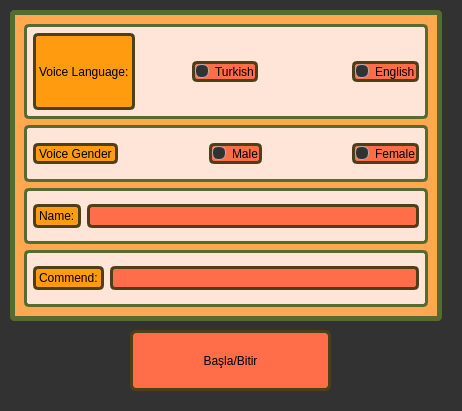
<?xml version="1.0" encoding="UTF-8"?>
<ui version="4.0">
 <class>voiceRecorderDialog</class>
 <widget class="QDialog" name="voiceRecorderDialog">
  <property name="geometry">
   <rect>
    <x>0</x>
    <y>0</y>
    <width>462</width>
    <height>411</height>
   </rect>
  </property>
  <property name="windowTitle">
   <string>Dialog</string>
  </property>
  <property name="styleSheet">
   <string notr="true">QToolTip
{
     border: 1px solid black;
     background-color: #ffa02f;
     padding: 1px;
     border-radius: 3px;
     opacity: 100;
}

QWidget
{
    color: #b1b1b1;
    background-color: #323232;
}

QTreeView, QListView
{
    background-color: silver;
    margin-left: 5px;
}

QWidget:item:hover
{
    background-color: QLinearGradient( x1: 0, y1: 0, x2: 0, y2: 1, stop: 0 #ffa02f, stop: 1 #ca0619);
    color: #000000;
}

QWidget:item:selected
{
    background-color: QLinearGradient( x1: 0, y1: 0, x2: 0, y2: 1, stop: 0 #ffa02f, stop: 1 #d7801a);
}

QMenuBar::item
{
    background: transparent;
}

QMenuBar::item:selected
{
    background: transparent;
    border: 1px solid #ffaa00;
}

QMenuBar::item:pressed
{
    background: #444;
    border: 1px solid #000;
    background-color: QLinearGradient(
        x1:0, y1:0,
        x2:0, y2:1,
        stop:1 #212121,
        stop:0.4 #343434/*,
        stop:0.2 #343434,
        stop:0.1 #ffaa00*/
    );
    margin-bottom:-1px;
    padding-bottom:1px;
}

QMenu
{
    border: 1px solid #000;
}

QMenu::item
{
    padding: 2px 20px 2px 20px;
}

QMenu::item:selected
{
    color: #000000;
}

QWidget:disabled
{
    color: #808080;
    background-color: #323232;
}

QAbstractItemView
{
    background-color: QLinearGradient( x1: 0, y1: 0, x2: 0, y2: 1, stop: 0 #4d4d4d, stop: 0.1 #646464, stop: 1 #5d5d5d);
}

QWidget:focus
{
    /*border: 1px solid darkgray;*/
}

QLineEdit
{
    background-color: QLinearGradient( x1: 0, y1: 0, x2: 0, y2: 1, stop: 0 #4d4d4d, stop: 0 #646464, stop: 1 #5d5d5d);
    padding: 1px;
    border-style: solid;
    border: 1px solid #1e1e1e;
    border-radius: 5;
}

QPushButton
{
    color: #b1b1b1;
    background-color: QLinearGradient( x1: 0, y1: 0, x2: 0, y2: 1, stop: 0 #565656, stop: 0.1 #525252, stop: 0.5 #4e4e4e, stop: 0.9 #4a4a4a, stop: 1 #464646);
    border-width: 1px;
    border-color: #1e1e1e;
    border-style: solid;
    border-radius: 6;
    padding: 3px;
    font-size: 12px;
    padding-left: 5px;
    padding-right: 5px;
    min-width: 40px;
}

QPushButton:pressed
{
    background-color: QLinearGradient( x1: 0, y1: 0, x2: 0, y2: 1, stop: 0 #2d2d2d, stop: 0.1 #2b2b2b, stop: 0.5 #292929, stop: 0.9 #282828, stop: 1 #252525);
}

QComboBox
{
    selection-background-color: #ffaa00;
    background-color: QLinearGradient( x1: 0, y1: 0, x2: 0, y2: 1, stop: 0 #565656, stop: 0.1 #525252, stop: 0.5 #4e4e4e, stop: 0.9 #4a4a4a, stop: 1 #464646);
    border-style: solid;
    border: 1px solid #1e1e1e;
    border-radius: 5;
}

QComboBox:hover,QPushButton:hover
{
    border: 2px solid QLinearGradient( x1: 0, y1: 0, x2: 0, y2: 1, stop: 0 #ffa02f, stop: 1 #d7801a);
}


QComboBox:on
{
    padding-top: 3px;
    padding-left: 4px;
    background-color: QLinearGradient( x1: 0, y1: 0, x2: 0, y2: 1, stop: 0 #2d2d2d, stop: 0.1 #2b2b2b, stop: 0.5 #292929, stop: 0.9 #282828, stop: 1 #252525);
    selection-background-color: #ffaa00;
}

QComboBox QAbstractItemView
{
    border: 2px solid darkgray;
    selection-background-color: QLinearGradient( x1: 0, y1: 0, x2: 0, y2: 1, stop: 0 #ffa02f, stop: 1 #d7801a);
}

QComboBox::drop-down
{
     subcontrol-origin: padding;
     subcontrol-position: top right;
     width: 15px;

     border-left-width: 0px;
     border-left-color: darkgray;
     border-left-style: solid; /* just a single line */
     border-top-right-radius: 3px; /* same radius as the QComboBox */
     border-bottom-right-radius: 3px;
 }

QComboBox::down-arrow
{
     image: url(:/qss_icons/DarkOrange/down_arrow.png);
}

QGroupBox
{
    border: 1px solid darkgray;
    margin-top: 10px;
}

QGroupBox:focus
{
    border: 1px solid darkgray;
}

QTextEdit:focus
{
    border: 1px solid darkgray;
}

QScrollBar:horizontal {
     border: 1px solid #222222;
     background: QLinearGradient( x1: 0, y1: 0, x2: 0, y2: 1, stop: 0.0 #121212, stop: 0.2 #282828, stop: 1 #484848);
     height: 7px;
     margin: 0px 16px 0 16px;
}

QScrollBar::handle:horizontal
{
      background: QLinearGradient( x1: 0, y1: 0, x2: 1, y2: 0, stop: 0 #ffa02f, stop: 0.5 #d7801a, stop: 1 #ffa02f);
      min-height: 20px;
      border-radius: 2px;
}

QScrollBar::add-line:horizontal {
      border: 1px solid #1b1b19;
      border-radius: 2px;
      background: QLinearGradient( x1: 0, y1: 0, x2: 1, y2: 0, stop: 0 #ffa02f, stop: 1 #d7801a);
      width: 14px;
      subcontrol-position: right;
      subcontrol-origin: margin;
}

QScrollBar::sub-line:horizontal {
      border: 1px solid #1b1b19;
      border-radius: 2px;
      background: QLinearGradient( x1: 0, y1: 0, x2: 1, y2: 0, stop: 0 #ffa02f, stop: 1 #d7801a);
      width: 14px;
     subcontrol-position: left;
     subcontrol-origin: margin;
}

QScrollBar::right-arrow:horizontal, QScrollBar::left-arrow:horizontal
{
      border: 1px solid black;
      width: 1px;
      height: 1px;
      background: white;
}

QScrollBar::add-page:horizontal, QScrollBar::sub-page:horizontal
{
      background: none;
}

QScrollBar:vertical
{
      background: QLinearGradient( x1: 0, y1: 0, x2: 1, y2: 0, stop: 0.0 #121212, stop: 0.2 #282828, stop: 1 #484848);
      width: 7px;
      margin: 16px 0 16px 0;
      border: 1px solid #222222;
}

QScrollBar::handle:vertical
{
      background: QLinearGradient( x1: 0, y1: 0, x2: 0, y2: 1, stop: 0 #ffa02f, stop: 0.5 #d7801a, stop: 1 #ffa02f);
      min-height: 20px;
      border-radius: 2px;
}

QScrollBar::add-line:vertical
{
      border: 1px solid #1b1b19;
      border-radius: 2px;
      background: QLinearGradient( x1: 0, y1: 0, x2: 0, y2: 1, stop: 0 #ffa02f, stop: 1 #d7801a);
      height: 14px;
      subcontrol-position: bottom;
      subcontrol-origin: margin;
}

QScrollBar::sub-line:vertical
{
      border: 1px solid #1b1b19;
      border-radius: 2px;
      background: QLinearGradient( x1: 0, y1: 0, x2: 0, y2: 1, stop: 0 #d7801a, stop: 1 #ffa02f);
      height: 14px;
      subcontrol-position: top;
      subcontrol-origin: margin;
}

QScrollBar::up-arrow:vertical, QScrollBar::down-arrow:vertical
{
      border: 1px solid black;
      width: 1px;
      height: 1px;
      background: white;
}


QScrollBar::add-page:vertical, QScrollBar::sub-page:vertical
{
      background: none;
}

QTextEdit
{
    background-color: #242424;
}

QPlainTextEdit
{
    background-color: #242424;
}

QHeaderView::section
{
    background-color: QLinearGradient(x1:0, y1:0, x2:0, y2:1, stop:0 #616161, stop: 0.5 #505050, stop: 0.6 #434343, stop:1 #656565);
    color: white;
    padding-left: 4px;
    border: 1px solid #6c6c6c;
}

QCheckBox:disabled
{
color: #414141;
}

QDockWidget::title
{
    text-align: center;
    spacing: 3px; /* spacing between items in the tool bar */
    background-color: QLinearGradient(x1:0, y1:0, x2:0, y2:1, stop:0 #323232, stop: 0.5 #242424, stop:1 #323232);
}

QDockWidget::close-button, QDockWidget::float-button
{
    text-align: center;
    spacing: 1px; /* spacing between items in the tool bar */
    background-color: QLinearGradient(x1:0, y1:0, x2:0, y2:1, stop:0 #323232, stop: 0.5 #242424, stop:1 #323232);
}

QDockWidget::close-button:hover, QDockWidget::float-button:hover
{
    background: #242424;
}

QDockWidget::close-button:pressed, QDockWidget::float-button:pressed
{
    padding: 1px -1px -1px 1px;
}

QMainWindow::separator
{
    background-color: QLinearGradient(x1:0, y1:0, x2:0, y2:1, stop:0 #161616, stop: 0.5 #151515, stop: 0.6 #212121, stop:1 #343434);
    color: white;
    padding-left: 4px;
    border: 1px solid #4c4c4c;
    spacing: 3px; /* spacing between items in the tool bar */
}

QMainWindow::separator:hover
{

    background-color: QLinearGradient(x1:0, y1:0, x2:0, y2:1, stop:0 #d7801a, stop:0.5 #b56c17 stop:1 #ffa02f);
    color: white;
    padding-left: 4px;
    border: 1px solid #6c6c6c;
    spacing: 3px; /* spacing between items in the tool bar */
}

QToolBar::handle
{
     spacing: 3px; /* spacing between items in the tool bar */
     background: url(:/qss_icons/DarkOrange/handle.png);
}

QMenu::separator
{
    height: 2px;
    background-color: QLinearGradient(x1:0, y1:0, x2:0, y2:1, stop:0 #161616, stop: 0.5 #151515, stop: 0.6 #212121, stop:1 #343434);
    color: white;
    padding-left: 4px;
    margin-left: 10px;
    margin-right: 5px;
}

QProgressBar
{
    border: 2px solid grey;
    border-radius: 5px;
    text-align: center;
}

QProgressBar::chunk
{
    background-color: #d7801a;
    width: 2.15px;
    margin: 0.5px;
}

QTabBar::tab {
    color: #b1b1b1;
    border: 1px solid #444;
    border-bottom-style: none;
    background-color: #323232;
    padding-left: 10px;
    padding-right: 10px;
    padding-top: 3px;
    padding-bottom: 2px;
    margin-right: -1px;
}

QTabWidget::pane {
    border: 1px solid #444;
    top: 1px;
}

QTabBar::tab:last
{
    margin-right: 0; /* the last selected tab has nothing to overlap with on the right */
    border-top-right-radius: 3px;
}

QTabBar::tab:first:!selected
{
 margin-left: 0px; /* the last selected tab has nothing to overlap with on the right */


    border-top-left-radius: 3px;
}

QTabBar::tab:!selected
{
    color: #b1b1b1;
    border-bottom-style: solid;
    margin-top: 3px;
    background-color: QLinearGradient(x1:0, y1:0, x2:0, y2:1, stop:1 #212121, stop:.4 #343434);
}

QTabBar::tab:selected
{
    border-top-left-radius: 3px;
    border-top-right-radius: 3px;
    margin-bottom: 0px;
}

QTabBar::tab:!selected:hover
{
    /*border-top: 2px solid #ffaa00;
    padding-bottom: 3px;*/
    border-top-left-radius: 3px;
    border-top-right-radius: 3px;
    background-color: QLinearGradient(x1:0, y1:0, x2:0, y2:1, stop:1 #212121, stop:0.4 #343434, stop:0.2 #343434, stop:0.1 #ffaa00);
}

QRadioButton::indicator:checked, QRadioButton::indicator:unchecked{
    color: #b1b1b1;
    background-color: #323232;
    border: 1px solid #b1b1b1;
    border-radius: 6px;
}

QRadioButton::indicator:checked
{
    background-color: qradialgradient(
        cx: 0.5, cy: 0.5,
        fx: 0.5, fy: 0.5,
        radius: 1.0,
        stop: 0.25 #ffaa00,
        stop: 0.3 #323232
    );
}

QCheckBox::indicator{
    color: #b1b1b1;
    background-color: #323232;
    border: 1px solid #b1b1b1;
    width: 9px;
    height: 9px;
}

QRadioButton::indicator
{
    border-radius: 6px;
}

QRadioButton::indicator:hover, QCheckBox::indicator:hover
{
    border: 1px solid #ffaa00;
}

QCheckBox::indicator:checked
{
    image:url(:/qss_icons/DarkOrange/checkbox.png);
}

QCheckBox::indicator:disabled, QRadioButton::indicator:disabled
{
    border: 1px solid #444;
}


QSlider::groove:horizontal {
    border: 1px solid #3A3939;
    height: 8px;
    background: #201F1F;
    margin: 2px 0;
    border-radius: 2px;
}

QSlider::handle:horizontal {
    background: QLinearGradient( x1: 0, y1: 0, x2: 0, y2: 1,
      stop: 0.0 silver, stop: 0.2 #a8a8a8, stop: 1 #727272);
    border: 1px solid #3A3939;
    width: 14px;
    height: 14px;
    margin: -4px 0;
    border-radius: 2px;
}

QSlider::groove:vertical {
    border: 1px solid #3A3939;
    width: 8px;
    background: #201F1F;
    margin: 0 0px;
    border-radius: 2px;
}

QSlider::handle:vertical {
    background: QLinearGradient( x1: 0, y1: 0, x2: 0, y2: 1, stop: 0.0 silver,
      stop: 0.2 #a8a8a8, stop: 1 #727272);
    border: 1px solid #3A3939;
    width: 14px;
    height: 14px;
    margin: 0 -4px;
    border-radius: 2px;
}

QAbstractSpinBox {
    padding-top: 2px;
    padding-bottom: 2px;
    border: 1px solid darkgray;

    border-radius: 2px;
    min-width: 50px;
}</string>
  </property>
  <widget class="QFrame" name="frameFilter">
   <property name="geometry">
    <rect>
     <x>10</x>
     <y>10</y>
     <width>432</width>
     <height>311</height>
    </rect>
   </property>
   <property name="styleSheet">
    <string notr="true">background-color:#ffa850;
border-style: solid;
border-width: 5px;
border-color: #556B2F;
border-radius: 5px;</string>
   </property>
   <property name="frameShape">
    <enum>QFrame::StyledPanel</enum>
   </property>
   <property name="frameShadow">
    <enum>QFrame::Raised</enum>
   </property>
   <layout class="QVBoxLayout" name="verticalLayout_3">
    <item>
     <widget class="QWidget" name="widgetFilterLanguage" native="true">
      <property name="styleSheet">
       <string notr="true">border-style: solid;
border-width: 3px;
background-color: #ffe5d8;</string>
      </property>
      <layout class="QGridLayout" name="gridLayout_5">
       <item row="0" column="0">
        <layout class="QHBoxLayout" name="horizontalLayout_22">
         <item>
          <widget class="QLabel" name="labelDialogFilterLanguage">
           <property name="styleSheet">
            <string notr="true">background-color: #ff9b0f;
color: black;
border-color: #4d4018;</string>
           </property>
           <property name="text">
            <string>Voice Language:</string>
           </property>
          </widget>
         </item>
         <item>
          <spacer name="horizontalSpacer">
           <property name="orientation">
            <enum>Qt::Horizontal</enum>
           </property>
           <property name="sizeHint" stdset="0">
            <size>
             <width>13</width>
             <height>17</height>
            </size>
           </property>
          </spacer>
         </item>
         <item>
          <widget class="QRadioButton" name="radioButtonDialogLanguageTurkish">
           <property name="cursor">
            <cursorShape>PointingHandCursor</cursorShape>
           </property>
           <property name="styleSheet">
            <string notr="true">QRadioButton{
	background-color: #ff6d49;
	color: black;;
	border-color: #4d4018;
}

QRadioButton:hover{
	background-color: red;
}
</string>
           </property>
           <property name="text">
            <string>Turkish</string>
           </property>
           <property name="checked">
            <bool>false</bool>
           </property>
           <property name="autoExclusive">
            <bool>true</bool>
           </property>
          </widget>
         </item>
         <item>
          <spacer name="horizontalSpacer_2">
           <property name="orientation">
            <enum>Qt::Horizontal</enum>
           </property>
           <property name="sizeHint" stdset="0">
            <size>
             <width>88</width>
             <height>77</height>
            </size>
           </property>
          </spacer>
         </item>
         <item>
          <widget class="QRadioButton" name="radioButtonDialogLanguageEnglish">
           <property name="cursor">
            <cursorShape>PointingHandCursor</cursorShape>
           </property>
           <property name="styleSheet">
            <string notr="true">QRadioButton{
	background-color: #ff6d49;
	color: black;;
	border-color: #4d4018;
}

QRadioButton:hover{
	background-color: red;
}
</string>
           </property>
           <property name="text">
            <string>English</string>
           </property>
           <property name="checked">
            <bool>false</bool>
           </property>
           <property name="autoExclusive">
            <bool>true</bool>
           </property>
          </widget>
         </item>
        </layout>
       </item>
      </layout>
     </widget>
    </item>
    <item>
     <widget class="QWidget" name="widgetFilterGender" native="true">
      <property name="styleSheet">
       <string notr="true">border-style: solid;
border-width: 3px;
background-color: #ffe5d8;</string>
      </property>
      <layout class="QGridLayout" name="gridLayout_4">
       <item row="0" column="0">
        <widget class="QLabel" name="labelDialogGender">
         <property name="styleSheet">
          <string notr="true">background-color: #ff9b0f;
color: black;
border-color: #4d4018;</string>
         </property>
         <property name="text">
          <string>Voice Gender</string>
         </property>
        </widget>
       </item>
       <item row="0" column="1">
        <spacer name="horizontalSpacer_3">
         <property name="orientation">
          <enum>Qt::Horizontal</enum>
         </property>
         <property name="sizeHint" stdset="0">
          <size>
           <width>40</width>
           <height>20</height>
          </size>
         </property>
        </spacer>
       </item>
       <item row="0" column="2">
        <widget class="QRadioButton" name="radioButtonDialogGenderMale">
         <property name="cursor">
          <cursorShape>PointingHandCursor</cursorShape>
         </property>
         <property name="styleSheet">
          <string notr="true">QRadioButton{
	background-color: #ff6d49;
	color: black;;
	border-color: #4d4018;
}

QRadioButton:hover{
	background-color: red;
}
</string>
         </property>
         <property name="text">
          <string>Male</string>
         </property>
         <property name="checked">
          <bool>false</bool>
         </property>
         <property name="autoExclusive">
          <bool>true</bool>
         </property>
        </widget>
       </item>
       <item row="0" column="3">
        <spacer name="horizontalSpacer_4">
         <property name="orientation">
          <enum>Qt::Horizontal</enum>
         </property>
         <property name="sizeHint" stdset="0">
          <size>
           <width>40</width>
           <height>20</height>
          </size>
         </property>
        </spacer>
       </item>
       <item row="0" column="4">
        <widget class="QRadioButton" name="radioButtonDialogGenderFemale">
         <property name="cursor">
          <cursorShape>PointingHandCursor</cursorShape>
         </property>
         <property name="styleSheet">
          <string notr="true">QRadioButton{
	background-color: #ff6d49;
	color: black;;
	border-color: #4d4018;
}

QRadioButton:hover{
	background-color: red;
}
</string>
         </property>
         <property name="text">
          <string>Female</string>
         </property>
         <property name="checked">
          <bool>false</bool>
         </property>
         <property name="autoExclusive">
          <bool>true</bool>
         </property>
        </widget>
       </item>
      </layout>
     </widget>
    </item>
    <item>
     <widget class="QWidget" name="widgetFilterName" native="true">
      <property name="styleSheet">
       <string notr="true">border-style: solid;
border-width: 3px;
background-color: #ffe5d8;</string>
      </property>
      <layout class="QGridLayout" name="gridLayout_3">
       <item row="0" column="0">
        <layout class="QHBoxLayout" name="horizontalLayout_21">
         <item>
          <widget class="QLabel" name="labelFilterName">
           <property name="styleSheet">
            <string notr="true">background-color: #ff9b0f;
color: black;
border-color: #4d4018;</string>
           </property>
           <property name="text">
            <string>Name:</string>
           </property>
          </widget>
         </item>
         <item>
          <widget class="QLineEdit" name="lineEditDialog">
           <property name="styleSheet">
            <string notr="true">QLineEdit{
	background-color: #ff6d49;
	color: black;;
	border-color: #4d4018;
}

QLineEdit:hover{
	background-color: red;
}
</string>
           </property>
          </widget>
         </item>
        </layout>
       </item>
      </layout>
     </widget>
    </item>
    <item>
     <widget class="QWidget" name="widgetFilterCommend" native="true">
      <property name="styleSheet">
       <string notr="true">border-style: solid;
border-width: 3px;
background-color: #ffe5d8;</string>
      </property>
      <layout class="QGridLayout" name="gridLayout_10">
       <item row="0" column="0">
        <layout class="QHBoxLayout" name="horizontalLayout_27">
         <item>
          <widget class="QLabel" name="labelFilterCommend">
           <property name="styleSheet">
            <string notr="true">background-color: #ff9b0f;
color: black;
border-color: #4d4018;</string>
           </property>
           <property name="text">
            <string>Commend:</string>
           </property>
          </widget>
         </item>
         <item>
          <widget class="QLineEdit" name="lineEditDialog_2">
           <property name="styleSheet">
            <string notr="true">QLineEdit{
	background-color: #ff6d49;
	color: black;;
	border-color: #4d4018;
}

QLineEdit:hover{
	background-color: red;
}
</string>
           </property>
          </widget>
         </item>
        </layout>
       </item>
      </layout>
     </widget>
    </item>
   </layout>
  </widget>
  <widget class="QPushButton" name="pushButtonDialogRecordVoice">
   <property name="geometry">
    <rect>
     <x>130</x>
     <y>330</y>
     <width>201</width>
     <height>61</height>
    </rect>
   </property>
   <property name="font">
    <font>
     <pointsize>-1</pointsize>
    </font>
   </property>
   <property name="cursor">
    <cursorShape>PointingHandCursor</cursorShape>
   </property>
   <property name="styleSheet">
    <string notr="true">QPushButton {
border-style: solid;
border-width: 3px;
background-color: #ff6d49;
border-color: #4d4018;
color: black;
}
QPushButton:hover {
    background-color: red;
    
}
QPushButton:pressed {
    background-color: orange;
    
}</string>
   </property>
   <property name="text">
    <string>Başla/Bitir</string>
   </property>
  </widget>
 </widget>
 <resources/>
 <connections/>
</ui>
